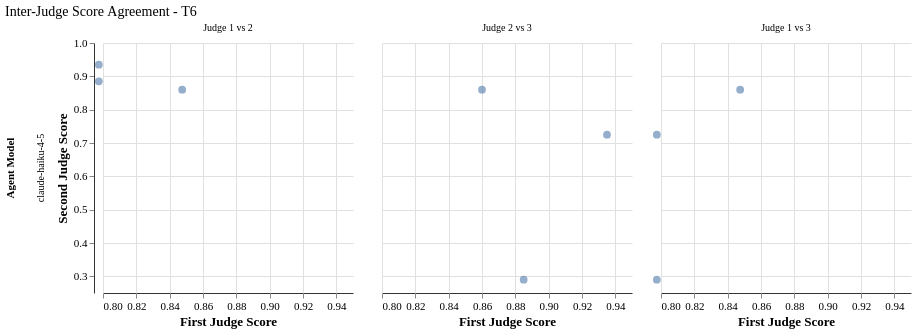

Write a Vega-Lite specification for this figure.
### Vega-Lite specification from a JSON file in a GitHub repository (floating-point values rounded to 4 significant figures)
{"config": {"font": "serif", "axis": {"labelFontSize": 11, "titleFontSize": 13, "gridColor": "#e0e0e0", "domainColor": "#333333"}, "legend": {"labelFontSize": 11, "titleFontSize": 12}, "title": {"fontSize": 14, "anchor": "start", "fontWeight": "normal"}, "view": {"stroke": null, "continuousWidth": 400, "continuousHeight": 300}, "mark": {"tooltip": true}}, "data": {"name": "data-760d03c48f6827bf392c3db0e892f674"}, "facet": {"column": {"field": "pair_label", "sort": ["Judge 1 vs 2", "Judge 2 vs 3", "Judge 1 vs 3"], "title": null, "type": "nominal"}, "row": {"field": "agent_model", "title": "Agent Model", "type": "nominal"}}, "spec": {"mark": {"type": "circle", "opacity": 0.6, "size": 60}, "encoding": {"tooltip": [{"field": "pair_label", "title": "Comparison", "type": "nominal"}, {"field": "judge_x", "title": "Judge", "type": "nominal"}, {"field": "score_x", "format": ".3f", "title": "Score X", "type": "quantitative"}, {"field": "judge_y", "title": "Judge", "type": "nominal"}, {"field": "score_y", "format": ".3f", "title": "Score Y", "type": "quantitative"}], "x": {"field": "score_x", "scale": {"domain": [0.8, 0.95]}, "title": "First Judge Score", "type": "quantitative"}, "y": {"field": "score_y", "scale": {"domain": [0.25, 1.0]}, "title": "Second Judge Score", "type": "quantitative"}}, "height": 250, "width": 250}, "resolve": {"scale": {"x": "shared", "y": "shared"}}, "title": "Inter-Judge Score Agreement - T6", "$schema": "https://vega.github.io/schema/vega-lite/v6.1.0.json", "datasets": {"data-760d03c48f6827bf392c3db0e892f674": [{"agent_model": "claude-haiku-4-5", "tier": "T6", "pair_label": "Judge 1 vs 2", "judge_x": "Judge 1", "judge_y": "Judge 2", "score_x": 0.7975, "score_y": 0.935}, {"agent_model": "claude-haiku-4-5", "tier": "T6", "pair_label": "Judge 1 vs 2", "judge_x": "Judge 1", "judge_y": "Judge 2", "score_x": 0.8475, "score_y": 0.86}, {"agent_model": "claude-haiku-4-5", "tier": "T6", "pair_label": "Judge 1 vs 2", "judge_x": "Judge 1", "judge_y": "Judge 2", "score_x": 0.7975, "score_y": 0.885}, {"agent_model": "claude-haiku-4-5", "tier": "T6", "pair_label": "Judge 2 vs 3", "judge_x": "Judge 2", "judge_y": "Judge 3", "score_x": 0.935, "score_y": 0.725}, {"agent_model": "claude-haiku-4-5", "tier": "T6", "pair_label": "Judge 2 vs 3", "judge_x": "Judge 2", "judge_y": "Judge 3", "score_x": 0.86, "score_y": 0.86}, {"agent_model": "claude-haiku-4-5", "tier": "T6", "pair_label": "Judge 2 vs 3", "judge_x": "Judge 2", "judge_y": "Judge 3", "score_x": 0.885, "score_y": 0.29}, {"agent_model": "claude-haiku-4-5", "tier": "T6", "pair_label": "Judge 1 vs 3", "judge_x": "Judge 1", "judge_y": "Judge 3", "score_x": 0.7975, "score_y": 0.725}, {"agent_model": "claude-haiku-4-5", "tier": "T6", "pair_label": "Judge 1 vs 3", "judge_x": "Judge 1", "judge_y": "Judge 3", "score_x": 0.8475, "score_y": 0.86}, {"agent_model": "claude-haiku-4-5", "tier": "T6", "pair_label": "Judge 1 vs 3", "judge_x": "Judge 1", "judge_y": "Judge 3", "score_x": 0.7975, "score_y": 0.29}]}}
